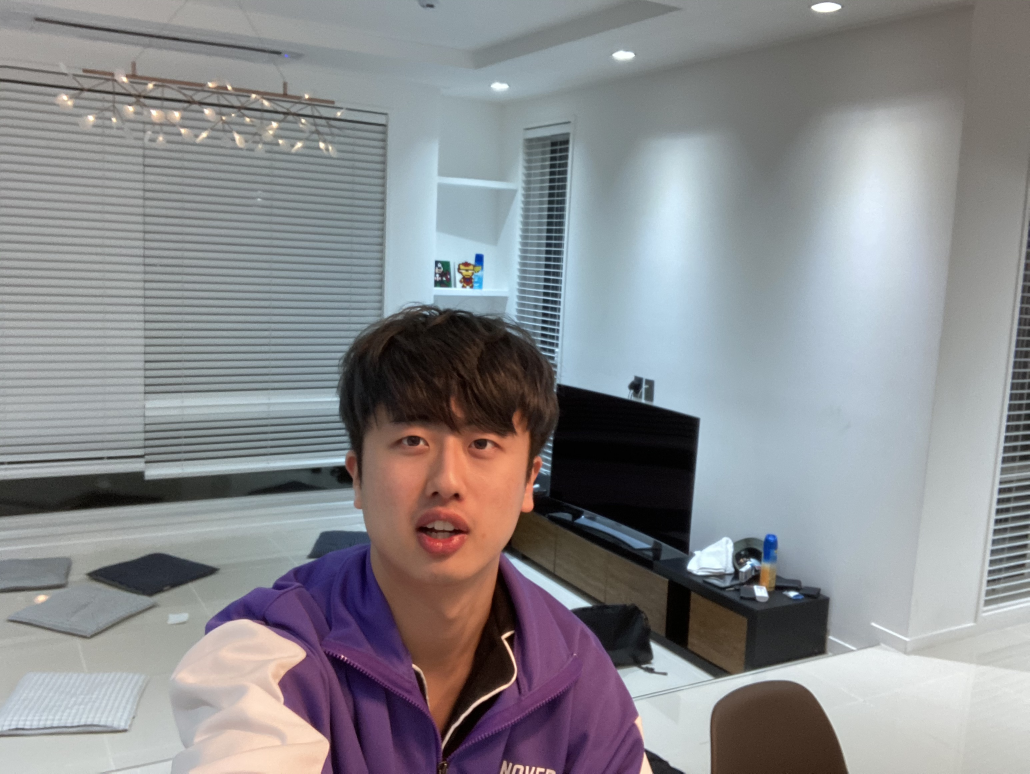
//> input picture OpenCV_Project/OpenCV_Project/self.jpeg, 3088 x 2320 px (shown at 1/3 size)
$ ./main   (built with g++ and OpenCV 4)
//> lines starting //> are read from the running program, lines starting //| are printed output that depends on the picture
#include <opencv2/opencv.hpp>
#include <opencv2/imgproc/types_c.h>

using namespace cv;
using namespace std;

string imgPath = "/Users/cha-ji/iCloud Drive(아카이브)/3학년 1학기/영처실(코드)/Git/OpenCV_Project/OpenCV_Project/self.jpeg";
string imgTitle = "ChaJi_PhotoShop";

bool grayVer = true;   //grayscale : True
Mat I,menu,result;

//===========menu button========
Rect rMenu1(20, 20, 300, 50);
Rect rMenu2(20, 90, 300, 50);
Rect rMenu3(20, 160, 300, 50);
Rect rMenu4(20, 230, 300, 50);
Rect rMenu6(20, 300, 300, 50);
Rect rMenu7(20, 370, 300, 50);

Rect rMenu5(20, 800, 300, 50);  //back button
//===============================

//==========================function list===========
void init();
void concatImg(Mat& src);   //imshow menu + src
void createMenu(Mat& menu,Rect rMenu,string title);
Mat readImage();
void addNoise(Mat& img, int nNoise);
void addLines(Mat& img, int nLine);
void onMouse(int event, int mx, int my, int flag, void* param); //menu click event
bool bInsideRect(int x, int y, Rect rect);
void isSkinArea(Mat ycrcb[],Mat &skinImg);
void detectSkin(Mat& BGR_img);
void ROI();
void blur();
int brightValue(Mat m);
void brightValueAdd(Mat m,int v);
void onChange_bright(int value, void*);
void multiplyContrast(Mat m, double value);
void onChange_contrast(int value, void*);
//==================================================


//============fourier===============================
void getZeroPaddedImage(Mat &src, Mat &dst);
void rearRange(Mat magI);
void getLogMag(Mat planes[], Mat& magI, Mat& angI);
void myFilter(Mat& magI);
void fourier();
//==================================================

int main(){
    init();
    return 0;
}

//mouse event handler
// [42 lines left out: function onMouse, not called in this run]

Mat readImage() {
    if(grayVer)
        I = imread(imgPath,IMREAD_GRAYSCALE);
    else I = imread(imgPath);
    if (I.empty()) {
        cout << "Error opening image" << endl;
        exit(EXIT_FAILURE);
    }
    resize(I, I, Size(900,900));
    return I;
}

//point inside rect : 1 outside rect : 0
// [34 lines left out: functions bInsideRect, addNoise, addLines, not called in this run]

//create Menu button
void createMenu(Mat& menu,Rect rMenu,string title){
    rectangle(menu, rMenu, Scalar(255), 1);
    putText(menu, title,Point(rMenu.x+15, rMenu.y+30),FONT_HERSHEY_SIMPLEX, 0.8, Scalar(255), 2);
}


// [51 lines left out: functions isSkinArea, detectSkin, not called in this run]


//init program
void init(){
    //=============================================
    // start image

    Mat init = imread(imgPath,IMREAD_ANYCOLOR);
//> init is the input picture: 2320 rows x 3088 cols, CV_8UC3; mean B, G, R 141.6, 138.4, 138
    resize(init,init,Size(1300,900));
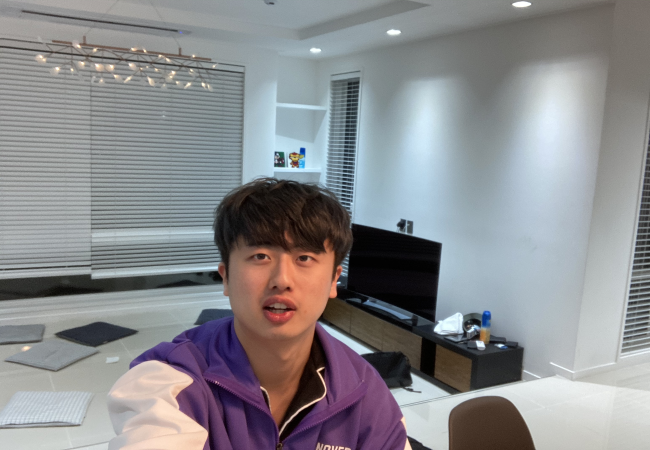
//> init: 900 rows x 1300 cols, CV_8UC3 (shown at 1/2 size); mean B, G, R 141.5, 138.3, 137.9

    namedWindow("init");
    putText(init, "press '1' key : Gray",Point(730, 200),
            FONT_HERSHEY_SIMPLEX, 0.8, Scalar(0), 2);
    putText(init, "press other key : Color",Point(730, 400),
            FONT_HERSHEY_SIMPLEX, 0.8, Scalar(0), 2);
    putText(init, "press 'q' key : quit",Point(730, 300),
            FONT_HERSHEY_SIMPLEX, 0.8, Scalar(0), 2);
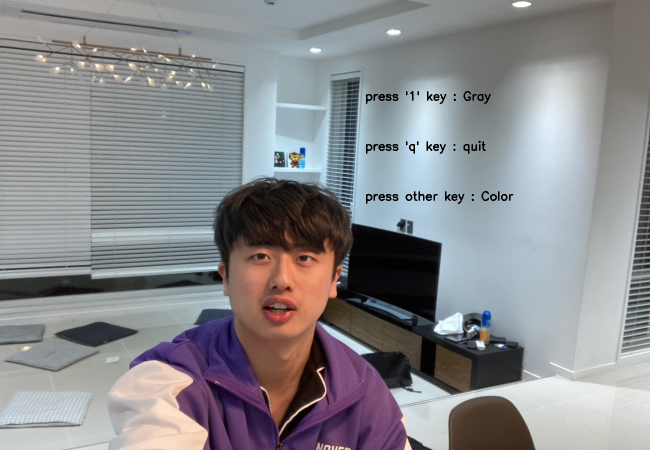
//> init: 900 rows x 1300 cols, CV_8UC3 (shown at 1/2 size); mean B, G, R 140.7, 137.6, 137.3

    imshow("init",init);
    char k = waitKey();
//> the space key is pressed
    destroyWindow("init");
    grayVer = (k=='1');
    if(k=='q')exit(1);

    //================================================

    I = readImage();
//> in readImage, `resize(I, I, Size(900,900));`:
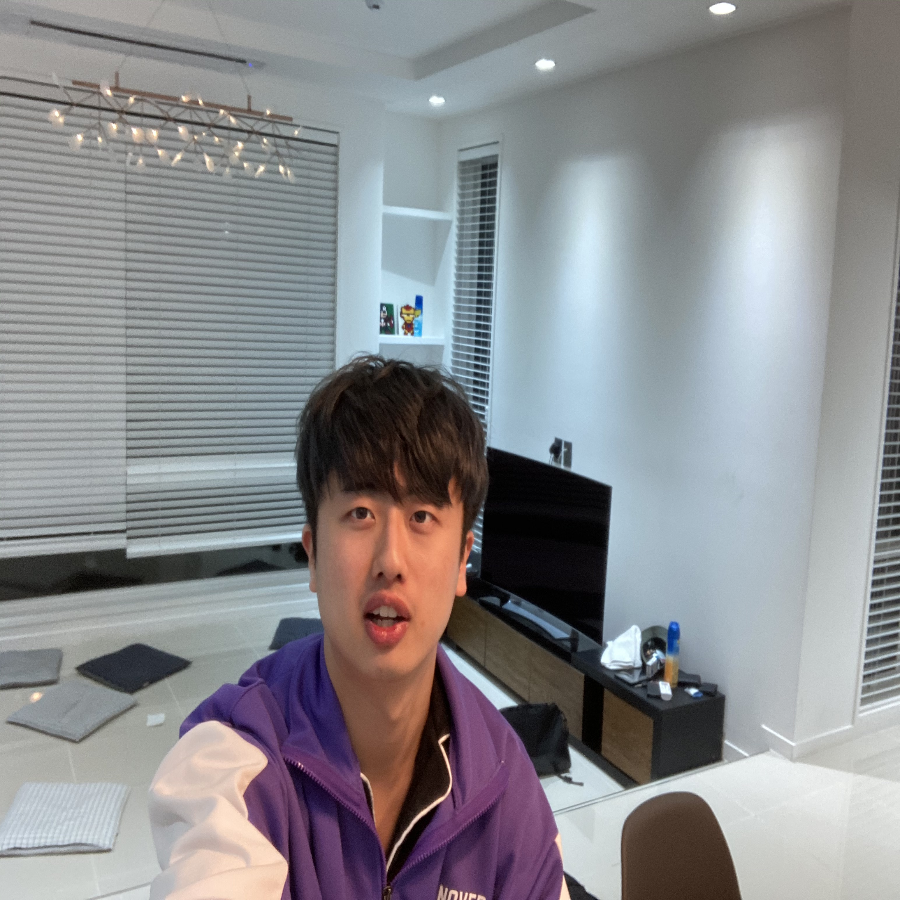
//> I: 900 rows x 900 cols, CV_8UC3; mean B, G, R 141.5, 138.3, 137.9

    //menu image
    menu = Mat::zeros(I.rows, 400,grayVer ? IMREAD_GRAYSCALE : CV_8UC3); //CV_8UC3 for concat

    //crate menu button
    createMenu(menu, rMenu1, "Initialize");
//> in createMenu, `rectangle(menu, rMenu, Scalar(255), 1);`:
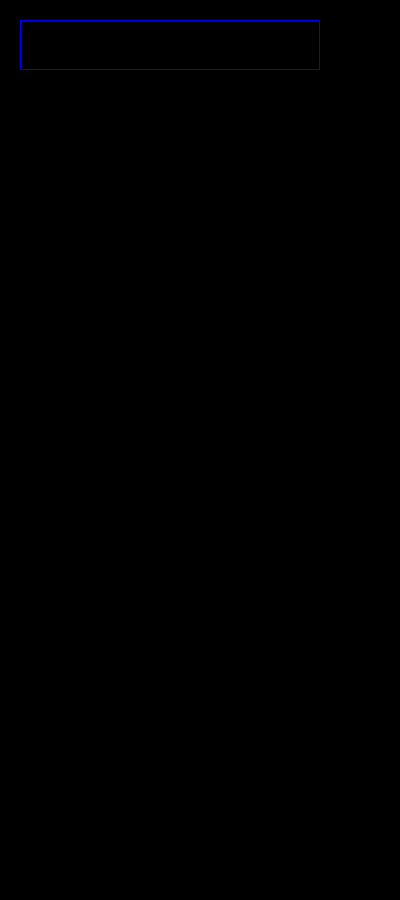
//> menu: 900 rows x 400 cols, CV_8UC3; mean B, G, R 0.5, 0, 0
    createMenu(menu, rMenu2, "Add Noise");
    createMenu(menu, rMenu3, "Add Lines");
    createMenu(menu, rMenu4, grayVer ? "My Filter" : "Detect Skin");
    createMenu(menu, rMenu5, "Back");
    createMenu(menu, rMenu6, "ROI");
//> in createMenu (call 6), `rectangle(menu, rMenu, Scalar(255), 1);`:
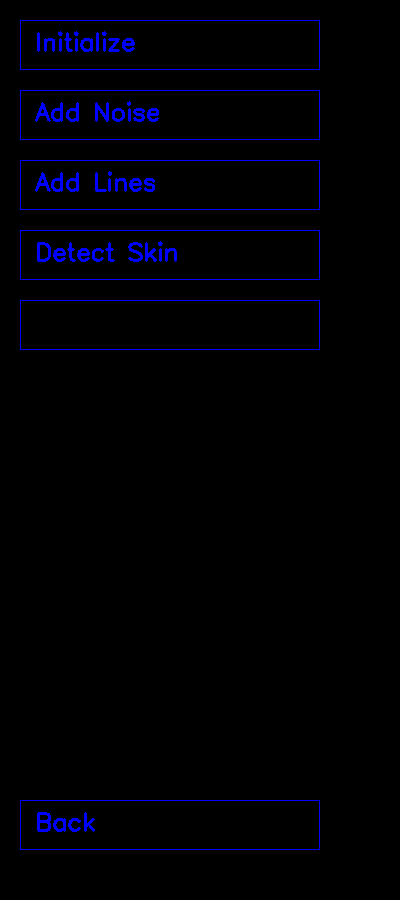
//> menu: 900 rows x 400 cols, CV_8UC3; mean B, G, R 5.8, 0, 0
    if(grayVer)createMenu(menu, rMenu7, "Blur");

    //create menu & set mouseEvent
    namedWindow(imgTitle);
    setMouseCallback(imgTitle, onMouse, &menu);

    //create trackbar
    createTrackbar("brightness", imgTitle, 0, 255,onChange_bright);
    createTrackbar("contrast",imgTitle,0,5,onChange_contrast);
    int brightness =brightValue(I);                                 //bright to value
//> the loop in brightValue, `for(int i=0;i<m.rows;i++)` made 900 passes
//> sum on passes 1 to 3: 169, 161, 162
//> after the loop in brightValue, `for(int i=0;i<m.rows;i++)`: sum = 290
//> brightness = 0
    setTrackbarPos("brightness", imgTitle, brightness);             //set bright

    //show image
    concatImg(I);
    waitKey();

}

//concat Img + menu
void concatImg(Mat& src){
    hconcat(menu, src, result);
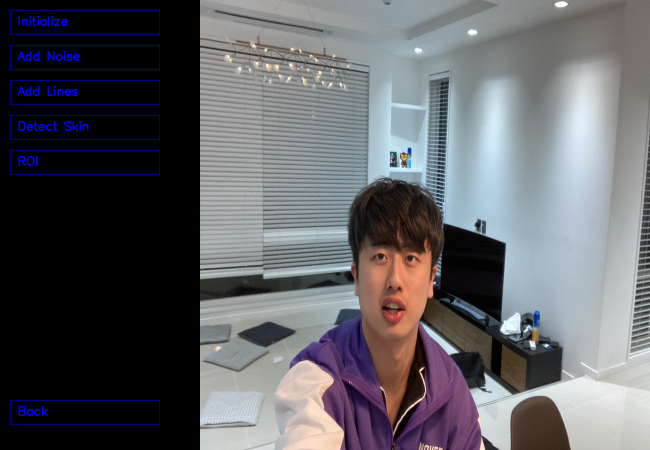
//> result: 900 rows x 1300 cols, CV_8UC3 (shown at 1/2 size); mean B, G, R 99.8, 95.7, 95.5

    namedWindow(imgTitle,WINDOW_AUTOSIZE);
    imshow(imgTitle,result);
}

//======fourier filter============================
// [117 lines left out: functions getZeroPaddedImage, rearRange, getLogMag, fourier, myFilter, onChange_bright, not called in this run]
int brightValue(Mat m){
    int sum=0;
    if(!grayVer){
        for(int i=0;i<m.rows;i++)
            for(int j =0;j<m.cols;j++){
                for(int k=0;k<3;k++)    //BGR
                    sum+=m.at<Vec3b>(i,j)[k];
                sum/=3;
            }
    }
    else{
        for(int i=0;i<m.rows;i++)
            for(int j =0;j<m.cols;j++){
                for(int k=0;k<2;k++)    //BGR
                    sum+=m.at<Vec2b>(i,j)[k];
                sum/=2;
            }
    }
    return sum/(m.rows*m.cols);

}
// [80 lines left out: functions brightValueAdd, onChange_contrast, ROI, blur, not called in this run]

$ run again, with OpenCV_Project/OpenCV_Project/G.jpg copied over OpenCV_Project/OpenCV_Project/self.jpeg
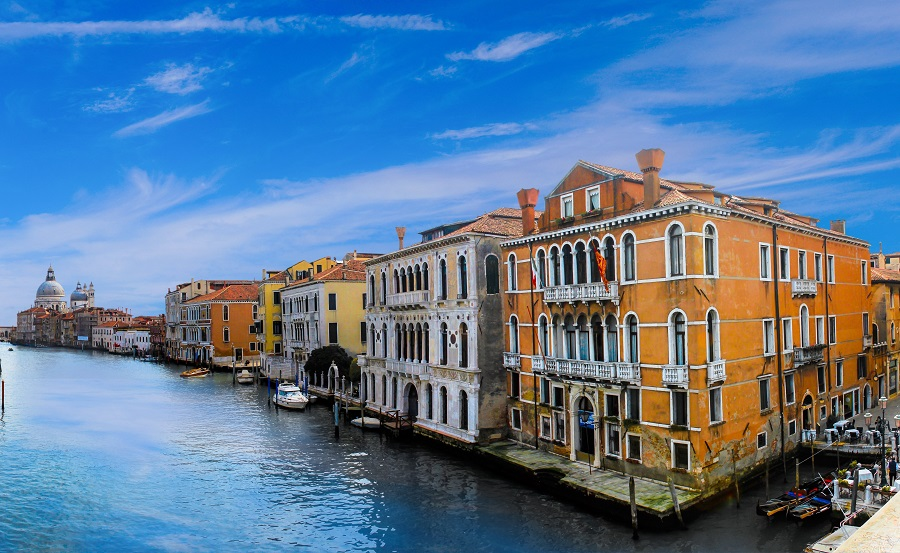
//> input picture OpenCV_Project/OpenCV_Project/G.jpg, 900 x 553 px
//> in init, init is the input picture: 553 rows x 900 cols, CV_8UC3; mean B, G, R 154.2, 122.2, 90.4
//> in readImage, `resize(I, I, Size(900,900));`:
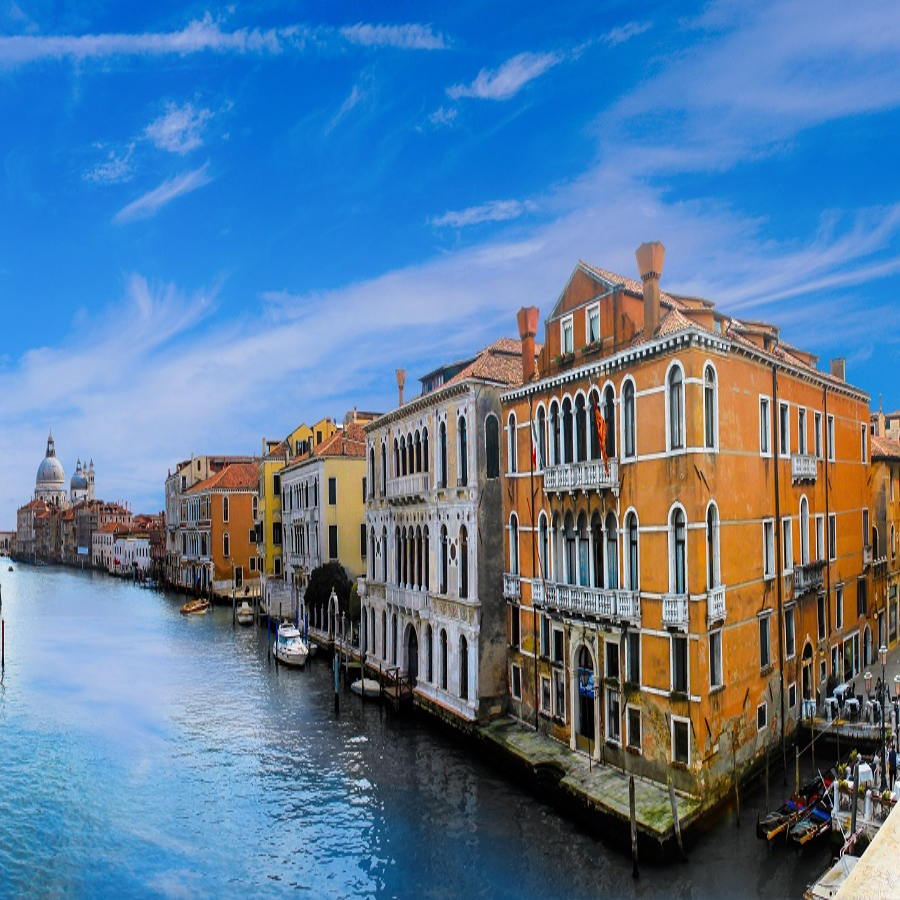
//> I: 900 rows x 900 cols, CV_8UC3; mean B, G, R 154.1, 122.1, 90.3
//> the loop in brightValue, `for(int i=0;i<m.rows;i++)` made 900 passes
//> sum on passes 1 to 3: 235, 235, 235
//> after the loop in brightValue, `for(int i=0;i<m.rows;i++)`: sum = 341
//> brightness = 0
//> in concatImg, `hconcat(menu, src, result);`:
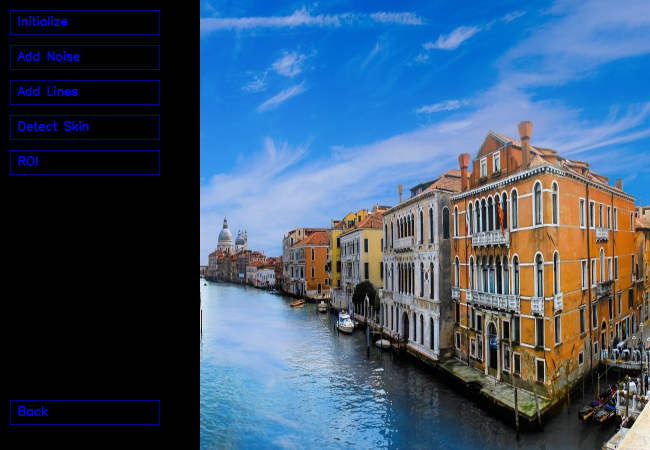
//> result: 900 rows x 1300 cols, CV_8UC3 (shown at 1/2 size); mean B, G, R 108.5, 84.5, 62.5
